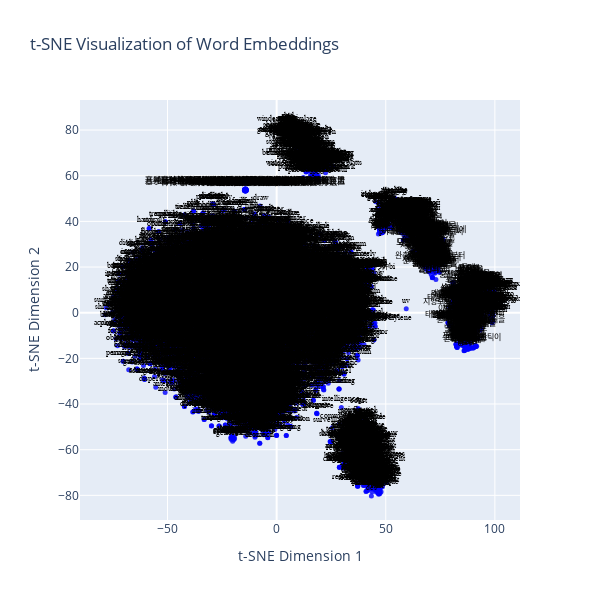

The code cell stored with this chart in its notebook:
### Code cell
import plotly.graph_objs as go

# Create a trace
trace = go.Scatter(
    x=[i[0] for i in new_values],
    y=[i[1] for i in new_values],
    mode="markers+text",
    text=labels,
    marker=dict(size=5, color="blue", opacity=0.8),  # Customize dot color
    textposition="top center",
    textfont=dict(family="sans serif", size=8, color="black"),
)

# Create the layout
layout = go.Layout(
    title="t-SNE Visualization of Word Embeddings",
    xaxis=dict(title="t-SNE Dimension 1"),
    yaxis=dict(title="t-SNE Dimension 2"),
    showlegend=False,
)

# Create the figure
fig = go.Figure(data=[trace], layout=layout)
fig.update_layout(height=600, width=600)  # Adjust size to fit your needs

# Show the plot
fig.show()

### Figure 1 — Plotly figure (JSON) as saved in the notebook; plotly's stock layout.template omitted (floating-point values rounded to 4 significant figures; data arrays with more than 128 entries replaced by an {"elided": "..."} marker saying what was removed)
{"data": [{"marker": {"color": "blue", "opacity": 0.8, "size": 5}, "mode": "markers+text", "text": {"elided": "8460 str values"}, "textfont": {"color": "black", "family": "sans serif", "size": 8}, "textposition": "top center", "type": "scatter", "x": {"elided": "8460 float values"}, "y": {"elided": "8460 float values"}}], "layout": {"height": 600, "showlegend": false, "title": {"text": "t-SNE Visualization of Word Embeddings"}, "width": 600, "xaxis": {"title": {"text": "t-SNE Dimension 1"}}, "yaxis": {"title": {"text": "t-SNE Dimension 2"}}}}
